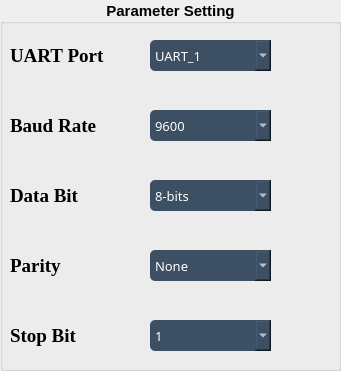
   <widget class="QGroupBox" name="groupBox_setting">
    <property name="geometry">
     <rect>
      <x>40</x>
      <y>410</y>
      <width>341</width>
      <height>371</height>
     </rect>
    </property>
    <property name="font">
     <font>
      <pointsize>11</pointsize>
      <weight>75</weight>
      <bold>true</bold>
     </font>
    </property>
    <property name="autoFillBackground">
     <bool>true</bool>
    </property>
    <property name="title">
     <string>Parameter Setting</string>
    </property>
    <property name="alignment">
     <set>Qt::AlignCenter</set>
    </property>
    <property name="flat">
     <bool>false</bool>
    </property>
    <widget class="QLabel" name="lb_led_2">
     <property name="geometry">
      <rect>
       <x>660</x>
       <y>-10</y>
       <width>51</width>
       <height>51</height>
      </rect>
     </property>
     <property name="text">
      <string/>
     </property>
     <property name="pixmap">
      <pixmap>C:/Material/WPC_Led_green.png</pixmap>
     </property>
     <property name="scaledContents">
      <bool>true</bool>
     </property>
     <property name="wordWrap">
      <bool>false</bool>
     </property>
    </widget>
    <widget class="QLabel" name="lb_port">
     <property name="geometry">
      <rect>
       <x>10</x>
       <y>30</y>
       <width>131</width>
       <height>51</height>
      </rect>
     </property>
     <property name="font">
      <font>
       <family>Times New Roman</family>
       <pointsize>14</pointsize>
       <weight>75</weight>
       <bold>true</bold>
      </font>
     </property>
     <property name="text">
      <string>UART Port</string>
     </property>
    </widget>
    <widget class="QComboBox" name="comboBox_port">
     <property name="geometry">
      <rect>
       <x>150</x>
       <y>40</y>
       <width>121</width>
       <height>31</height>
      </rect>
     </property>
     <property name="palette">
      <palette>
       <active>
        <colorrole role="WindowText">
         <brush brushstyle="SolidPattern">
          <color alpha="255">
           <red>255</red>
           <green>255</green>
           <blue>255</blue>
          </color>
         </brush>
        </colorrole>
        <colorrole role="Button">
         <brush brushstyle="SolidPattern">
          <color alpha="255">
           <red>61</red>
           <green>79</green>
           <blue>99</blue>
          </color>
         </brush>
        </colorrole>
        <colorrole role="Text">
         <brush brushstyle="SolidPattern">
          <color alpha="255">
           <red>255</red>
           <green>255</green>
           <blue>255</blue>
          </color>
         </brush>
        </colorrole>
        <colorrole role="ButtonText">
         <brush brushstyle="SolidPattern">
          <color alpha="255">
           <red>255</red>
           <green>255</green>
           <blue>255</blue>
          </color>
         </brush>
        </colorrole>
        <colorrole role="Base">
         <brush brushstyle="SolidPattern">
          <color alpha="255">
           <red>61</red>
           <green>79</green>
           <blue>99</blue>
          </color>
         </brush>
        </colorrole>
        <colorrole role="Window">
         <brush brushstyle="SolidPattern">
          <color alpha="255">
           <red>61</red>
           <green>79</green>
           <blue>99</blue>
          </color>
         </brush>
        </colorrole>
        <colorrole role="PlaceholderText">
         <brush brushstyle="NoBrush">
          <color alpha="128">
           <red>255</red>
           <green>255</green>
           <blue>255</blue>
          </color>
         </brush>
        </colorrole>
       </active>
       <inactive>
        <colorrole role="WindowText">
         <brush brushstyle="SolidPattern">
          <color alpha="255">
           <red>255</red>
           <green>255</green>
           <blue>255</blue>
          </color>
         </brush>
        </colorrole>
        <colorrole role="Button">
         <brush brushstyle="SolidPattern">
          <color alpha="255">
           <red>61</red>
           <green>79</green>
           <blue>99</blue>
          </color>
         </brush>
        </colorrole>
        <colorrole role="Text">
         <brush brushstyle="SolidPattern">
          <color alpha="255">
           <red>255</red>
           <green>255</green>
           <blue>255</blue>
          </color>
         </brush>
        </colorrole>
        <colorrole role="ButtonText">
         <brush brushstyle="SolidPattern">
          <color alpha="255">
           <red>255</red>
           <green>255</green>
           <blue>255</blue>
          </color>
         </brush>
        </colorrole>
        <colorrole role="Base">
         <brush brushstyle="SolidPattern">
          <color alpha="255">
           <red>61</red>
           <green>79</green>
           <blue>99</blue>
          </color>
         </brush>
        </colorrole>
        <colorrole role="Window">
         <brush brushstyle="SolidPattern">
          <color alpha="255">
           <red>61</red>
           <green>79</green>
           <blue>99</blue>
          </color>
         </brush>
        </colorrole>
        <colorrole role="PlaceholderText">
         <brush brushstyle="NoBrush">
          <color alpha="128">
           <red>255</red>
           <green>255</green>
           <blue>255</blue>
          </color>
         </brush>
        </colorrole>
       </inactive>
       <disabled>
        <colorrole role="WindowText">
         <brush brushstyle="SolidPattern">
          <color alpha="255">
           <red>255</red>
           <green>255</green>
           <blue>255</blue>
          </color>
         </brush>
        </colorrole>
        <colorrole role="Button">
         <brush brushstyle="SolidPattern">
          <color alpha="255">
           <red>61</red>
           <green>79</green>
           <blue>99</blue>
          </color>
         </brush>
        </colorrole>
        <colorrole role="Text">
         <brush brushstyle="SolidPattern">
          <color alpha="255">
           <red>255</red>
           <green>255</green>
           <blue>255</blue>
          </color>
         </brush>
        </colorrole>
        <colorrole role="ButtonText">
         <brush brushstyle="SolidPattern">
          <color alpha="255">
           <red>255</red>
           <green>255</green>
           <blue>255</blue>
          </color>
         </brush>
        </colorrole>
        <colorrole role="Base">
         <brush brushstyle="SolidPattern">
          <color alpha="255">
           <red>61</red>
           <green>79</green>
           <blue>99</blue>
          </color>
         </brush>
        </colorrole>
        <colorrole role="Window">
         <brush brushstyle="SolidPattern">
          <color alpha="255">
           <red>61</red>
           <green>79</green>
           <blue>99</blue>
          </color>
         </brush>
        </colorrole>
        <colorrole role="PlaceholderText">
         <brush brushstyle="NoBrush">
          <color alpha="128">
           <red>255</red>
           <green>255</green>
           <blue>255</blue>
          </color>
         </brush>
        </colorrole>
       </disabled>
      </palette>
     </property>
     <property name="font">
      <font>
       <family>微軟正黑體</family>
       <pointsize>10</pointsize>
       <weight>50</weight>
       <bold>false</bold>
       <kerning>true</kerning>
      </font>
     </property>
     <property name="styleSheet">
      <string notr="true">background-color: rgb(61, 79, 99);
border-radius : 5px;
color:  rgb(255, 255, 255); </string>
     </property>
     <item>
      <property name="text">
       <string>UART_1</string>
      </property>
     </item>
     <item>
      <property name="text">
       <string>UART_2</string>
      </property>
     </item>
    </widget>
    <widget class="QLabel" name="lb_baudrate">
     <property name="geometry">
      <rect>
       <x>10</x>
       <y>100</y>
       <width>111</width>
       <height>51</height>
      </rect>
     </property>
     <property name="font">
      <font>
       <family>Times New Roman</family>
       <pointsize>14</pointsize>
       <weight>75</weight>
       <bold>true</bold>
      </font>
     </property>
     <property name="text">
      <string>Baud Rate</string>
     </property>
    </widget>
    <widget class="QLabel" name="lb_databit">
     <property name="geometry">
      <rect>
       <x>10</x>
       <y>170</y>
       <width>111</width>
       <height>51</height>
      </rect>
     </property>
     <property name="font">
      <font>
       <family>Times New Roman</family>
       <pointsize>14</pointsize>
       <weight>75</weight>
       <bold>true</bold>
      </font>
     </property>
     <property name="text">
      <string>Data Bit</string>
     </property>
    </widget>
    <widget class="QLabel" name="lb_parity">
     <property name="geometry">
      <rect>
       <x>10</x>
       <y>240</y>
       <width>111</width>
       <height>51</height>
      </rect>
     </property>
     <property name="font">
      <font>
       <family>Times New Roman</family>
       <pointsize>14</pointsize>
       <weight>75</weight>
       <bold>true</bold>
      </font>
     </property>
     <property name="text">
      <string>Parity</string>
     </property>
    </widget>
    <widget class="QLabel" name="lb_stopbit">
     <property name="geometry">
      <rect>
       <x>10</x>
       <y>310</y>
       <width>111</width>
       <height>51</height>
      </rect>
     </property>
     <property name="font">
      <font>
       <family>Times New Roman</family>
       <pointsize>14</pointsize>
       <weight>75</weight>
       <bold>true</bold>
      </font>
     </property>
     <property name="text">
      <string>Stop Bit</string>
     </property>
    </widget>
    <widget class="QComboBox" name="comboBox_stopbit">
     <property name="geometry">
      <rect>
       <x>150</x>
       <y>320</y>
       <width>121</width>
       <height>31</height>
      </rect>
     </property>
     <property name="palette">
      <palette>
       <active>
        <colorrole role="WindowText">
         <brush brushstyle="SolidPattern">
          <color alpha="255">
           <red>255</red>
           <green>255</green>
           <blue>255</blue>
          </color>
         </brush>
        </colorrole>
        <colorrole role="Button">
         <brush brushstyle="SolidPattern">
          <color alpha="255">
           <red>61</red>
           <green>79</green>
           <blue>99</blue>
          </color>
         </brush>
        </colorrole>
        <colorrole role="Text">
         <brush brushstyle="SolidPattern">
          <color alpha="255">
           <red>255</red>
           <green>255</green>
           <blue>255</blue>
          </color>
         </brush>
        </colorrole>
        <colorrole role="ButtonText">
         <brush brushstyle="SolidPattern">
          <color alpha="255">
           <red>255</red>
           <green>255</green>
           <blue>255</blue>
          </color>
         </brush>
        </colorrole>
        <colorrole role="Base">
         <brush brushstyle="SolidPattern">
          <color alpha="255">
           <red>61</red>
           <green>79</green>
           <blue>99</blue>
          </color>
         </brush>
        </colorrole>
        <colorrole role="Window">
         <brush brushstyle="SolidPattern">
          <color alpha="255">
           <red>61</red>
           <green>79</green>
           <blue>99</blue>
          </color>
         </brush>
        </colorrole>
        <colorrole role="PlaceholderText">
         <brush brushstyle="NoBrush">
          <color alpha="128">
           <red>255</red>
           <green>255</green>
           <blue>255</blue>
          </color>
         </brush>
        </colorrole>
       </active>
       <inactive>
        <colorrole role="WindowText">
         <brush brushstyle="SolidPattern">
          <color alpha="255">
           <red>255</red>
           <green>255</green>
           <blue>255</blue>
          </color>
         </brush>
        </colorrole>
        <colorrole role="Button">
         <brush brushstyle="SolidPattern">
          <color alpha="255">
           <red>61</red>
           <green>79</green>
           <blue>99</blue>
          </color>
         </brush>
        </colorrole>
        <colorrole role="Text">
         <brush brushstyle="SolidPattern">
          <color alpha="255">
           <red>255</red>
           <green>255</green>
           <blue>255</blue>
          </color>
         </brush>
        </colorrole>
        <colorrole role="ButtonText">
         <brush brushstyle="SolidPattern">
          <color alpha="255">
           <red>255</red>
           <green>255</green>
           <blue>255</blue>
          </color>
         </brush>
        </colorrole>
        <colorrole role="Base">
         <brush brushstyle="SolidPattern">
          <color alpha="255">
           <red>61</red>
           <green>79</green>
           <blue>99</blue>
          </color>
         </brush>
        </colorrole>
        <colorrole role="Window">
         <brush brushstyle="SolidPattern">
          <color alpha="255">
           <red>61</red>
           <green>79</green>
           <blue>99</blue>
          </color>
         </brush>
        </colorrole>
        <colorrole role="PlaceholderText">
         <brush brushstyle="NoBrush">
          <color alpha="128">
           <red>255</red>
           <green>255</green>
           <blue>255</blue>
          </color>
         </brush>
        </colorrole>
       </inactive>
       <disabled>
        <colorrole role="WindowText">
         <brush brushstyle="SolidPattern">
          <color alpha="255">
           <red>255</red>
           <green>255</green>
           <blue>255</blue>
          </color>
         </brush>
        </colorrole>
        <colorrole role="Button">
         <brush brushstyle="SolidPattern">
          <color alpha="255">
           <red>61</red>
           <green>79</green>
           <blue>99</blue>
          </color>
         </brush>
        </colorrole>
        <colorrole role="Text">
         <brush brushstyle="SolidPattern">
          <color alpha="255">
           <red>255</red>
           <green>255</green>
           <blue>255</blue>
          </color>
         </brush>
        </colorrole>
        <colorrole role="ButtonText">
         <brush brushstyle="SolidPattern">
          <color alpha="255">
           <red>255</red>
           <green>255</green>
           <blue>255</blue>
          </color>
         </brush>
        </colorrole>
        <colorrole role="Base">
         <brush brushstyle="SolidPattern">
          <color alpha="255">
           <red>61</red>
           <green>79</green>
           <blue>99</blue>
          </color>
         </brush>
        </colorrole>
        <colorrole role="Window">
         <brush brushstyle="SolidPattern">
          <color alpha="255">
           <red>61</red>
           <green>79</green>
           <blue>99</blue>
          </color>
         </brush>
        </colorrole>
        <colorrole role="PlaceholderText">
         <brush brushstyle="NoBrush">
          <color alpha="128">
           <red>255</red>
           <green>255</green>
           <blue>255</blue>
          </color>
         </brush>
        </colorrole>
       </disabled>
      </palette>
     </property>
     <property name="font">
      <font>
       <family>微軟正黑體</family>
       <pointsize>10</pointsize>
       <weight>50</weight>
       <bold>false</bold>
       <kerning>true</kerning>
      </font>
     </property>
     <property name="styleSheet">
      <string notr="true">background-color: rgb(61, 79, 99);
border-radius : 5px;
color:  rgb(255, 255, 255); </string>
     </property>
     <item>
      <property name="text">
       <string>1</string>
      </property>
     </item>
     <item>
      <property name="text">
       <string>0.5</string>
      </property>
     </item>
     <item>
      <property name="text">
       <string>2</string>
      </property>
     </item>
     <item>
      <property name="text">
       <string>1.5</string>
      </property>
     </item>
    </widget>
    <widget class="QComboBox" name="comboBox_parity">
     <property name="geometry">
      <rect>
       <x>150</x>
       <y>250</y>
       <width>121</width>
       <height>31</height>
      </rect>
     </property>
     <property name="palette">
      <palette>
       <active>
        <colorrole role="WindowText">
         <brush brushstyle="SolidPattern">
          <color alpha="255">
           <red>255</red>
           <green>255</green>
           <blue>255</blue>
          </color>
         </brush>
        </colorrole>
        <colorrole role="Button">
         <brush brushstyle="SolidPattern">
          <color alpha="255">
           <red>61</red>
           <green>79</green>
           <blue>99</blue>
          </color>
         </brush>
        </colorrole>
        <colorrole role="Text">
         <brush brushstyle="SolidPattern">
          <color alpha="255">
           <red>255</red>
           <green>255</green>
           <blue>255</blue>
          </color>
         </brush>
        </colorrole>
        <colorrole role="ButtonText">
         <brush brushstyle="SolidPattern">
          <color alpha="255">
           <red>255</red>
           <green>255</green>
           <blue>255</blue>
          </color>
         </brush>
        </colorrole>
        <colorrole role="Base">
         <brush brushstyle="SolidPattern">
          <color alpha="255">
           <red>61</red>
           <green>79</green>
           <blue>99</blue>
          </color>
         </brush>
        </colorrole>
        <colorrole role="Window">
         <brush brushstyle="SolidPattern">
          <color alpha="255">
           <red>61</red>
           <green>79</green>
           <blue>99</blue>
          </color>
         </brush>
        </colorrole>
        <colorrole role="PlaceholderText">
         <brush brushstyle="NoBrush">
          <color alpha="128">
           <red>255</red>
           <green>255</green>
           <blue>255</blue>
          </color>
         </brush>
        </colorrole>
       </active>
       <inactive>
        <colorrole role="WindowText">
         <brush brushstyle="SolidPattern">
          <color alpha="255">
           <red>255</red>
           <green>255</green>
           <blue>255</blue>
          </color>
         </brush>
        </colorrole>
        <colorrole role="Button">
         <brush brushstyle="SolidPattern">
          <color alpha="255">
           <red>61</red>
           <green>79</green>
           <blue>99</blue>
          </color>
         </brush>
        </colorrole>
        <colorrole role="Text">
         <brush brushstyle="SolidPattern">
          <color alpha="255">
           <red>255</red>
           <green>255</green>
           <blue>255</blue>
          </color>
         </brush>
        </colorrole>
        <colorrole role="ButtonText">
         <brush brushstyle="SolidPattern">
          <color alpha="255">
           <red>255</red>
           <green>255</green>
           <blue>255</blue>
          </color>
         </brush>
        </colorrole>
        <colorrole role="Base">
         <brush brushstyle="SolidPattern">
          <color alpha="255">
           <red>61</red>
           <green>79</green>
           <blue>99</blue>
          </color>
         </brush>
        </colorrole>
        <colorrole role="Window">
         <brush brushstyle="SolidPattern">
          <color alpha="255">
           <red>61</red>
           <green>79</green>
           <blue>99</blue>
          </color>
         </brush>
        </colorrole>
        <colorrole role="PlaceholderText">
         <brush brushstyle="NoBrush">
          <color alpha="128">
           <red>255</red>
           <green>255</green>
           <blue>255</blue>
          </color>
         </brush>
        </colorrole>
       </inactive>
       <disabled>
        <colorrole role="WindowText">
         <brush brushstyle="SolidPattern">
          <color alpha="255">
           <red>255</red>
           <green>255</green>
           <blue>255</blue>
          </color>
         </brush>
        </colorrole>
        <colorrole role="Button">
         <brush brushstyle="SolidPattern">
          <color alpha="255">
           <red>61</red>
           <green>79</green>
           <blue>99</blue>
          </color>
         </brush>
        </colorrole>
        <colorrole role="Text">
         <brush brushstyle="SolidPattern">
          <color alpha="255">
           <red>255</red>
           <green>255</green>
           <blue>255</blue>
          </color>
         </brush>
        </colorrole>
        <colorrole role="ButtonText">
         <brush brushstyle="SolidPattern">
          <color alpha="255">
           <red>255</red>
           <green>255</green>
           <blue>255</blue>
          </color>
         </brush>
        </colorrole>
        <colorrole role="Base">
         <brush brushstyle="SolidPattern">
          <color alpha="255">
           <red>61</red>
           <green>79</green>
           <blue>99</blue>
          </color>
         </brush>
        </colorrole>
        <colorrole role="Window">
         <brush brushstyle="SolidPattern">
          <color alpha="255">
           <red>61</red>
           <green>79</green>
           <blue>99</blue>
          </color>
         </brush>
        </colorrole>
        <colorrole role="PlaceholderText">
         <brush brushstyle="NoBrush">
          <color alpha="128">
           <red>255</red>
           <green>255</green>
           <blue>255</blue>
          </color>
         </brush>
        </colorrole>
       </disabled>
      </palette>
     </property>
     <property name="font">
      <font>
       <family>微軟正黑體</family>
       <pointsize>10</pointsize>
       <weight>50</weight>
       <bold>false</bold>
       <kerning>true</kerning>
      </font>
     </property>
     <property name="styleSheet">
      <string notr="true">background-color: rgb(61, 79, 99);
border-radius : 5px;
color:  rgb(255, 255, 255); </string>
     </property>
     <item>
      <property name="text">
       <string>None</string>
      </property>
     </item>
     <item>
      <property name="text">
       <string>Even</string>
      </property>
     </item>
     <item>
      <property name="text">
       <string>Odd</string>
      </property>
     </item>
    </widget>
    <widget class="QComboBox" name="comboBox_databit">
     <property name="geometry">
      <rect>
       <x>150</x>
       <y>180</y>
       <width>121</width>
       <height>31</height>
      </rect>
     </property>
     <property name="palette">
      <palette>
       <active>
        <colorrole role="WindowText">
         <brush brushstyle="SolidPattern">
          <color alpha="255">
           <red>255</red>
           <green>255</green>
           <blue>255</blue>
          </color>
         </brush>
        </colorrole>
        <colorrole role="Button">
         <brush brushstyle="SolidPattern">
          <color alpha="255">
           <red>61</red>
           <green>79</green>
           <blue>99</blue>
          </color>
         </brush>
        </colorrole>
        <colorrole role="Text">
         <brush brushstyle="SolidPattern">
          <color alpha="255">
           <red>255</red>
           <green>255</green>
           <blue>255</blue>
          </color>
         </brush>
        </colorrole>
        <colorrole role="ButtonText">
         <brush brushstyle="SolidPattern">
          <color alpha="255">
           <red>255</red>
           <green>255</green>
           <blue>255</blue>
          </color>
         </brush>
        </colorrole>
        <colorrole role="Base">
         <brush brushstyle="SolidPattern">
          <color alpha="255">
           <red>61</red>
           <green>79</green>
           <blue>99</blue>
          </color>
         </brush>
        </colorrole>
        <colorrole role="Window">
         <brush brushstyle="SolidPattern">
          <color alpha="255">
           <red>61</red>
           <green>79</green>
           <blue>99</blue>
          </color>
         </brush>
        </colorrole>
        <colorrole role="PlaceholderText">
         <brush brushstyle="NoBrush">
          <color alpha="128">
           <red>255</red>
           <green>255</green>
           <blue>255</blue>
          </color>
         </brush>
        </colorrole>
       </active>
       <inactive>
        <colorrole role="WindowText">
         <brush brushstyle="SolidPattern">
          <color alpha="255">
           <red>255</red>
           <green>255</green>
           <blue>255</blue>
          </color>
         </brush>
        </colorrole>
        <colorrole role="Button">
         <brush brushstyle="SolidPattern">
          <color alpha="255">
           <red>61</red>
           <green>79</green>
           <blue>99</blue>
          </color>
         </brush>
        </colorrole>
        <colorrole role="Text">
         <brush brushstyle="SolidPattern">
          <color alpha="255">
           <red>255</red>
           <green>255</green>
           <blue>255</blue>
          </color>
         </brush>
        </colorrole>
        <colorrole role="ButtonText">
         <brush brushstyle="SolidPattern">
          <color alpha="255">
           <red>255</red>
           <green>255</green>
           <blue>255</blue>
          </color>
         </brush>
        </colorrole>
        <colorrole role="Base">
         <brush brushstyle="SolidPattern">
          <color alpha="255">
           <red>61</red>
           <green>79</green>
           <blue>99</blue>
          </color>
         </brush>
        </colorrole>
        <colorrole role="Window">
         <brush brushstyle="SolidPattern">
          <color alpha="255">
           <red>61</red>
           <green>79</green>
           <blue>99</blue>
          </color>
         </brush>
        </colorrole>
        <colorrole role="PlaceholderText">
         <brush brushstyle="NoBrush">
          <color alpha="128">
           <red>255</red>
           <green>255</green>
           <blue>255</blue>
          </color>
         </brush>
        </colorrole>
       </inactive>
       <disabled>
        <colorrole role="WindowText">
         <brush brushstyle="SolidPattern">
          <color alpha="255">
           <red>255</red>
           <green>255</green>
           <blue>255</blue>
          </color>
         </brush>
        </colorrole>
        <colorrole role="Button">
         <brush brushstyle="SolidPattern">
          <color alpha="255">
           <red>61</red>
           <green>79</green>
           <blue>99</blue>
          </color>
         </brush>
        </colorrole>
        <colorrole role="Text">
         <brush brushstyle="SolidPattern">
          <color alpha="255">
           <red>255</red>
           <green>255</green>
           <blue>255</blue>
          </color>
         </brush>
        </colorrole>
        <colorrole role="ButtonText">
         <brush brushstyle="SolidPattern">
          <color alpha="255">
           <red>255</red>
           <green>255</green>
           <blue>255</blue>
          </color>
         </brush>
        </colorrole>
        <colorrole role="Base">
         <brush brushstyle="SolidPattern">
          <color alpha="255">
           <red>61</red>
           <green>79</green>
           <blue>99</blue>
          </color>
         </brush>
        </colorrole>
        <colorrole role="Window">
         <brush brushstyle="SolidPattern">
          <color alpha="255">
           <red>61</red>
           <green>79</green>
           <blue>99</blue>
          </color>
         </brush>
        </colorrole>
        <colorrole role="PlaceholderText">
         <brush brushstyle="NoBrush">
          <color alpha="128">
           <red>255</red>
           <green>255</green>
           <blue>255</blue>
          </color>
         </brush>
        </colorrole>
       </disabled>
      </palette>
     </property>
     <property name="font">
      <font>
       <family>微軟正黑體</family>
       <pointsize>10</pointsize>
       <weight>50</weight>
       <bold>false</bold>
       <kerning>true</kerning>
      </font>
     </property>
     <property name="styleSheet">
      <string notr="true">background-color: rgb(61, 79, 99);
border-radius : 5px;
color:  rgb(255, 255, 255); </string>
     </property>
     <item>
      <property name="text">
       <string>8-bits</string>
      </property>
     </item>
     <item>
      <property name="text">
       <string>9-bits</string>
      </property>
     </item>
    </widget>
    <widget class="QComboBox" name="comboBox_baudrate">
     <property name="geometry">
      <rect>
       <x>150</x>
       <y>110</y>
       <width>121</width>
       <height>31</height>
      </rect>
     </property>
     <property name="palette">
      <palette>
       <active>
        <colorrole role="WindowText">
         <brush brushstyle="SolidPattern">
          <color alpha="255">
           <red>255</red>
           <green>255</green>
           <blue>255</blue>
          </color>
         </brush>
        </colorrole>
        <colorrole role="Button">
         <brush brushstyle="SolidPattern">
          <color alpha="255">
           <red>61</red>
           <green>79</green>
           <blue>99</blue>
          </color>
         </brush>
        </colorrole>
        <colorrole role="Text">
         <brush brushstyle="SolidPattern">
          <color alpha="255">
           <red>255</red>
           <green>255</green>
           <blue>255</blue>
          </color>
         </brush>
        </colorrole>
        <colorrole role="ButtonText">
         <brush brushstyle="SolidPattern">
          <color alpha="255">
           <red>255</red>
           <green>255</green>
           <blue>255</blue>
          </color>
         </brush>
        </colorrole>
        <colorrole role="Base">
         <brush brushstyle="SolidPattern">
          <color alpha="255">
           <red>61</red>
           <green>79</green>
           <blue>99</blue>
          </color>
         </brush>
        </colorrole>
        <colorrole role="Window">
         <brush brushstyle="SolidPattern">
          <color alpha="255">
           <red>61</red>
           <green>79</green>
           <blue>99</blue>
          </color>
         </brush>
        </colorrole>
        <colorrole role="PlaceholderText">
         <brush brushstyle="NoBrush">
          <color alpha="128">
           <red>255</red>
           <green>255</green>
           <blue>255</blue>
          </color>
         </brush>
        </colorrole>
       </active>
       <inactive>
        <colorrole role="WindowText">
         <brush brushstyle="SolidPattern">
          <color alpha="255">
           <red>255</red>
           <green>255</green>
           <blue>255</blue>
          </color>
         </brush>
        </colorrole>
        <colorrole role="Button">
         <brush brushstyle="SolidPattern">
          <color alpha="255">
           <red>61</red>
           <green>79</green>
           <blue>99</blue>
          </color>
         </brush>
        </colorrole>
        <colorrole role="Text">
         <brush brushstyle="SolidPattern">
          <color alpha="255">
           <red>255</red>
           <green>255</green>
           <blue>255</blue>
          </color>
         </brush>
        </colorrole>
        <colorrole role="ButtonText">
         <brush brushstyle="SolidPattern">
          <color alpha="255">
           <red>255</red>
           <green>255</green>
           <blue>255</blue>
          </color>
         </brush>
        </colorrole>
        <colorrole role="Base">
         <brush brushstyle="SolidPattern">
          <color alpha="255">
           <red>61</red>
           <green>79</green>
           <blue>99</blue>
          </color>
         </brush>
        </colorrole>
        <colorrole role="Window">
         <brush brushstyle="SolidPattern">
          <color alpha="255">
           <red>61</red>
           <green>79</green>
           <blue>99</blue>
          </color>
         </brush>
        </colorrole>
        <colorrole role="PlaceholderText">
         <brush brushstyle="NoBrush">
          <color alpha="128">
           <red>255</red>
           <green>255</green>
           <blue>255</blue>
          </color>
         </brush>
        </colorrole>
       </inactive>
       <disabled>
        <colorrole role="WindowText">
         <brush brushstyle="SolidPattern">
          <color alpha="255">
           <red>255</red>
           <green>255</green>
           <blue>255</blue>
          </color>
         </brush>
        </colorrole>
        <colorrole role="Button">
         <brush brushstyle="SolidPattern">
          <color alpha="255">
           <red>61</red>
           <green>79</green>
           <blue>99</blue>
          </color>
         </brush>
        </colorrole>
        <colorrole role="Text">
         <brush brushstyle="SolidPattern">
          <color alpha="255">
           <red>255</red>
           <green>255</green>
           <blue>255</blue>
          </color>
         </brush>
        </colorrole>
        <colorrole role="ButtonText">
         <brush brushstyle="SolidPattern">
          <color alpha="255">
           <red>255</red>
           <green>255</green>
           <blue>255</blue>
          </color>
         </brush>
        </colorrole>
        <colorrole role="Base">
         <brush brushstyle="SolidPattern">
          <color alpha="255">
           <red>61</red>
           <green>79</green>
           <blue>99</blue>
          </color>
         </brush>
        </colorrole>
        <colorrole role="Window">
         <brush brushstyle="SolidPattern">
          <color alpha="255">
           <red>61</red>
           <green>79</green>
           <blue>99</blue>
          </color>
         </brush>
        </colorrole>
        <colorrole role="PlaceholderText">
         <brush brushstyle="NoBrush">
          <color alpha="128">
           <red>255</red>
           <green>255</green>
           <blue>255</blue>
          </color>
         </brush>
        </colorrole>
       </disabled>
      </palette>
     </property>
     <property name="font">
      <font>
       <family>微軟正黑體</family>
       <pointsize>10</pointsize>
       <weight>50</weight>
       <bold>false</bold>
       <kerning>true</kerning>
      </font>
     </property>
     <property name="styleSheet">
      <string notr="true">background-color: rgb(61, 79, 99);
border-radius : 5px;
color:  rgb(255, 255, 255); </string>
     </property>
     <item>
      <property name="text">
       <string>9600</string>
      </property>
     </item>
     <item>
      <property name="text">
       <string>19200</string>
      </property>
     </item>
     <item>
      <property name="text">
       <string>38400</string>
      </property>
     </item>
     <item>
      <property name="text">
       <string>115200</string>
      </property>
     </item>
    </widget>
   </widget>
